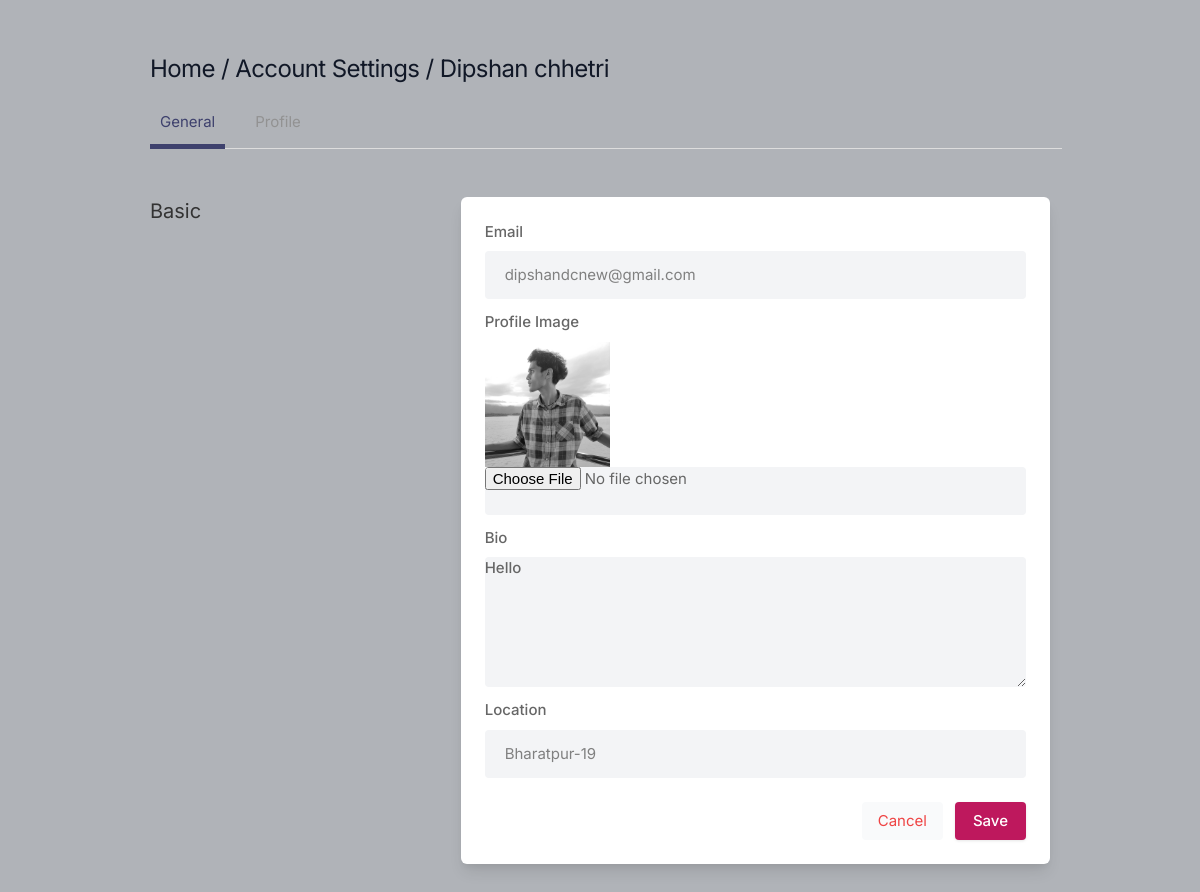
Screenshot of /settings (signed in) with the database file from the repository.
### core/models.py (models this page shows, shortened)
class Profile(models.Model):
    user = models.ForeignKey(User , on_delete=models.CASCADE)
    id_user = models.IntegerField()
    bio = models.TextField(blank=True)
    profileimg = models.ImageField(upload_to='profile_images' , default='blank.jpg')
    location = models.CharField(max_length=100,blank=True)

### core/views.py (the view)
# urls.py: path('settings', views.settings , name='settings'),
@login_required(login_url='signin')
def settings(request):
   user_profile = Profile.objects.get(user = request.user)
   context = {'user':user_profile}
   if request.method == 'POST':
      if request.FILES.get('image') == None:
       image = user_profile.profileimg
       bio = request.POST['bio']
       location = request.POST['location']
       user_profile.profileimg = image
       user_profile.bio = bio
       user_profile.location = location
       user_profile.save()
      else:
       image = request.FILES.get('image')
       bio = request.POST['bio']
       location = request.POST['location']
       user_profile.profileimg = image
       user_profile.bio = bio
       user_profile.location = location
       user_profile.save()
      return redirect('/')
   else:
    return render(request , 'setting.html' , context)

### templates/setting.html (shortened to what this page needs)
{% load static %}
<!DOCTYPE html>
<html lang="en">
<head>
    <link rel="stylesheet" href="{% static 'assets/css/icons.css' %}">
    <link rel="stylesheet" href="{% static 'assets/css/uikit.css' %}">
    <link rel="stylesheet" href="{% static 'assets/css/style.css' %}">
    <link rel="stylesheet" href="{% static 'assets/css/tailwind.css' %}">
</head>
<body>
    <div class="container m-auto">
        <h1 class="text-2xl leading-none text-gray-900 tracking-tight mt-3"><a href="/">Home /</a> Account
            Settings / {{user.user.username}} </h1>
        <ul class="mt-5 -mr-3 flex-nowrap lg:overflow-hidden overflow-x-scroll uk-tab">
            <li class="uk-active"><a href="#">General</a></li>
            <li><a href="/profile/{{user.user.username}}">Profile</a></li>
        </ul>
        <div class="grid lg:grid-cols-3 mt-12 gap-8">
            <div>
                <h3 class="text-xl mb-2"> Basic</h3>
            </div>
            <div class="bg-white rounded-md lg:shadow-lg shadow col-span-2">
                <form method="POST" enctype="multipart/form-data" action="">
                    <div class="grid grid-cols-2 gap-3 lg:p-6 p-4">
                        <div class="col-span-2">
                            <label for=""> Email</label>
                            <input type="text" name="email" placeholder="" value="{{user.user.email}}"
                                class="shadow-none bg-gray-100">
                        </div>
                        <div class="col-span-2">
                            <label for="Image">Profile Image</label>
                            <img width="125" height="125" src="{{user.profileimg.url}}" alt="">
                            <input type="file" id="profile_image" name="image" rows="3" placeholder=""
                                class="shadow-none bg-gray-100"></input>
                        </div>
                        <div class="col-span-2">
                            <label for="about">Bio</label>
                            <textarea id="about" name="bio" rows="3"
                                class="shadow-none bg-gray-100">{{user.bio}}</textarea>
                        </div>
                        <div class="col-span-2">
                            <label for=""> Location</label>
                            <input type="text" value="{{user.location}}" name="location" placeholder=""
                                class="shadow-none bg-gray-100">
                        </div>
                    </div>
                    <div class="bg-gray-10 p-6 pt-0 flex justify-end space-x-3">
                        <button class="p-2 px-4 rounded bg-gray-50 text-red-500"> <a href="/">Cancel</a></button>
                        <button type="submit" class="button bg-blue-700"> Save </button>
                    </div>
                </form>
            </div>
            <br>
        </div>
    </div>
</body>
</html>

### static/assets/css/style.css (style rules this page uses)
body { background-color: #B0B3B8!important; }
button { vertical-align: middle; }
span.button, button.button { background-color: #be185d; top: 0; color: #fff; position: relative; padding: 8px 18px; line-height: 22px; position: relative; font-weight: 500; font-size: 15px; display: inline-block; -webkit-transition: all 0.2s ease-in-out; transition: all 0.2s ease-in-out; cursor: pointer; overflow: hidden; border: none; border-radius: 4px; -webkit-box-shadow: 0 1px 3px rgba(0, 0, 0, 0.1); box-shadow: 0 1px 3px rgba(0, 0, 0, 0.1); }
input { height: 48px; line-height: 48px; padding: 0 20px; outline: none; font-size: 15px; color: #808080; max-width: 100%; width: 100%; -webkit-box-sizing: border-box; box-sizing: border-box; display: block; font-weight: 400; opacity: 1; border-radius: 4px; border: none; -webkit-box-shadow: 0 1px 4px 0px rgba(0, 0, 0, 0.12); box-shadow: 0 1px 4px 0px rgba(0, 0, 0, 0.12); }
input[type="text"], input[type="password"], input[type="email"], input[type="number"] { height: 48px; line-height: 48px; padding: 0 20px; outline: none; font-size: 15px; color: #808080; max-width: 100%; width: 100%; -webkit-box-sizing: border-box; box-sizing: border-box; display: block; font-weight: 400; opacity: 1; border-radius: 4px; border: none; -webkit-box-shadow: 0 1px 4px 0px rgba(0, 0, 0, 0.12); box-shadow: 0 1px 4px 0px rgba(0, 0, 0, 0.12); }
textarea { height: 48px; line-height: 48px; padding: 0 20px; outline: none; font-size: 15px; color: #808080; margin: 0 0 16px 0; max-width: 100%; width: 100%; -webkit-box-sizing: border-box; box-sizing: border-box; display: block; background-color: #fff; font-weight: 500; opacity: 1; border-radius: 4px; border: none; -webkit-box-shadow: 0 1px 4px 0px rgba(0, 0, 0, 0.12); box-shadow: 0 1px 4px 0px rgba(0, 0, 0, 0.12); }
input { -webkit-transition: all 0.1s ease-in-out; transition: all 0.1s ease-in-out; }
::placeholder { color: #808080; opacity: 1; }
textarea { height: auto; line-height: 27px; padding: 20px; min-height: 130px; -webkit-transition: none !important; transition: none !important; min-width: 100%; }
label, legend { display: block; font-weight: bold; font-size: 15px; font-weight: 500; margin-bottom: 8px; }
button { border: none; margin: 0; padding: 0; width: auto; overflow: visible; background: transparent; color: inherit; font: inherit; line-height: normal; cursor: pointer; }
a { color: #be185d; -webkit-transition: 0.3s; transition: 0.3s; outline: none !important; }
button { outline: none !important; }
img { max-width: 100%; }
body { color: #666; font-size: 15px; line-height: 27px; background-color: #f0f2f5; font-family: "Inter", sans-serif; text-transform: none; }
h1, h2, h3, h4, h5, h6 { font-family: "Inter", sans-serif; text-transform: none; }
input[type="text"], input[type="password"], input[type="email"] { font-family: "Inter", sans-serif; text-transform: none; }
textarea, select { font-family: "Inter", sans-serif; text-transform: none; }
button, body .pac-container { font-family: "Inter", sans-serif; text-transform: none; }
h1, h2, h3, h4, h5, h6 { color: #333; font-weight: 500; margin: 0; padding: 0; }
h1 { font-size: 32px; }
h3 { font-size: 22px; }
@media (min-width: 1024px) { .container { max-width: 900px !important; padding-top: 45px; } }
.shadow-none { -webkit-box-shadow: none !important; box-shadow: none !important; }

### rows the page displays
Profile: user.username "Dipshan chhetri", email "dipshandcnew@gmail.com", profileimg (picture), bio "Hello", location "Bharatpur-19"
